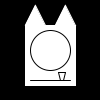
Frame 1 (no input)
Frame 60 (the mouse pressed at the canvas centre just before this capture): identical to frame 1, image omitted
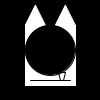
Frame 120 (the mouse held since frame 60 and released just before this capture)

The Processing sketch that drew these frames (run headless with seeded random() and noise(); from frame 60 on, the mouse is pressed at the canvas centre):

// Processing sketch: processing_23610
// ── processing_23610.pde

void setup() {
  smooth();
  size(100,100);
  background(0);
}


void draw() {
  
  background(0);
  fill(255);
  smooth();
  stroke(255);
  rect(25,25,50,60);
  triangle(25,25,45,25,35,5);
  triangle(55,25,75,25,65,5);
  fill(0);
  ellipseMode(CENTER);
  fill(255);
  stroke(0);
  ellipse(50,50,40,40);

  line(30,80,70,80);
  line(60,80,58,72);
  line(58,72,65,72);
  line(65,72,63,80);//mouth/teeth;
  
  stroke(0);
  fill(0);
  ellipse(50,50,mouseX,mouseY);
}
